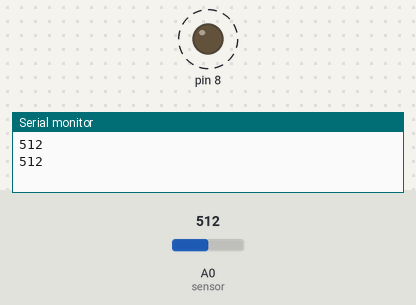
Simulated run of this sketch. Board: Arduino Uno, built with avr-gcc and run on an emulated ATmega328P. Shown: output pins drawn as LEDs (lit = HIGH), the last lines printed to the serial monitor. Dashed ring = blinking. Inputs (shaded band) come from the test bench; at power-on: A0 (sensor) = 512.

Above: at 1.8 s.
1.9 s: A0 (sensor) set to 306
At 2.2 s:
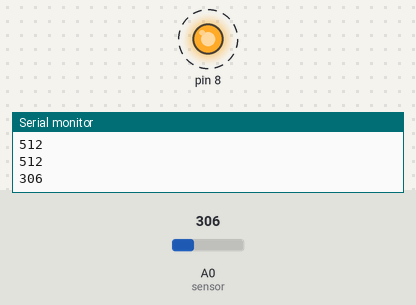
5.4 s: A0 (sensor) set to 122
At 5.56 s:
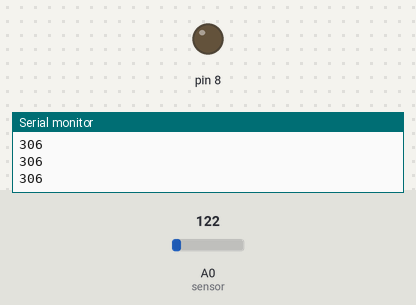
Timing chart, 0 to 14.9 s (numbered marks = the images above; inputs shaded):
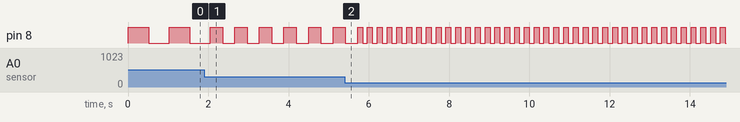

The sketch:

analogLED.ino
```cpp
void setup() {
  Serial.begin(9600); //initialize serial communication
  pinMode(8, OUTPUT);
}

void loop() {
  int sensor = analogRead(A0);    // read sensor pin
  Serial.println(sensor);         // print value from sensor
  digitalWrite(8, HIGH);
  delay(sensor);                       // delay one ms
  digitalWrite(8, LOW);
  delay(sensor);
}
```

Measured:
- after the input at 1.9 s, pin 8: alternates HIGH for 0.31 s and LOW for 0.31 s, starting after 0.46 s
- by itself, pin 8: alternates HIGH for 0.51 s and LOW for 0.51 s
